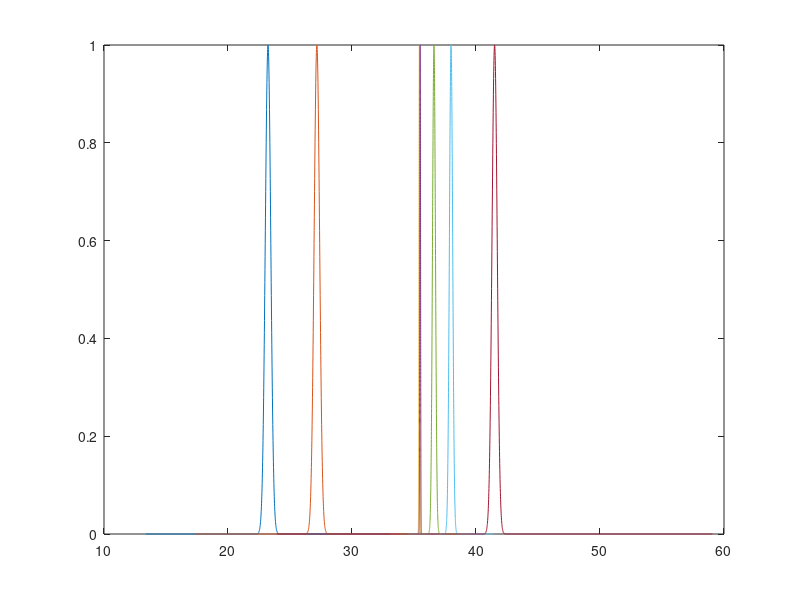

MATLAB code to generate this figure:
clear all
clc

%% lebal 1

centriod = 23.2273731

width = 0.098474783

s = 100* width;

x = -s+centriod : width* 10^-1 : s+centriod;
y = exp( - (x - centriod).^2 / width);

%% lebal 2

centriod = 27.1663644

width = 0.098474783

s = 100* width;

x2 = -s+centriod : width* 10^-1 : s+centriod;
y2 = exp( - (x2 - centriod).^2 / width);

%% lebal 3

centriod = 35.43529903

width = 0.001617524

s = 100* width;

x3 = -s+centriod : width* 10^-1 : s+centriod;
y3 = exp( - (x3 - centriod).^2 / width);

%% lebal 4
centriod = 35.5

width = 0.001617524

s = 100* width;

x4 = -s+centriod : width* 10^-1 : s+centriod;
y4 = exp( - (x4 - centriod).^2 / width);

%% lebal 5
centriod = 36.61046985

width = 0.027761746

s = 100* width;

x5 = -s+centriod : width* 10^-1 : s+centriod;
y5 = exp( - (x5 - centriod).^2 / width);

%% lebal 6
centriod = 37.98712537

width = 0.034416388

s = 100* width;

x6 = -s+centriod : width* 10^-1 : s+centriod;
y6 = exp( - (x6 - centriod).^2 / width);

%% lebal 7
centriod = 41.5

width = 0.087821866

s = 200* width;

x7 = -s+centriod : width* 10^-1 : s+centriod;
y7 = exp( - (x7 - centriod).^2 / width);



%%
plot(x,y,x2,y2, x3, y3, x4, y4, x5, y5, x6, y6, x7, y7)